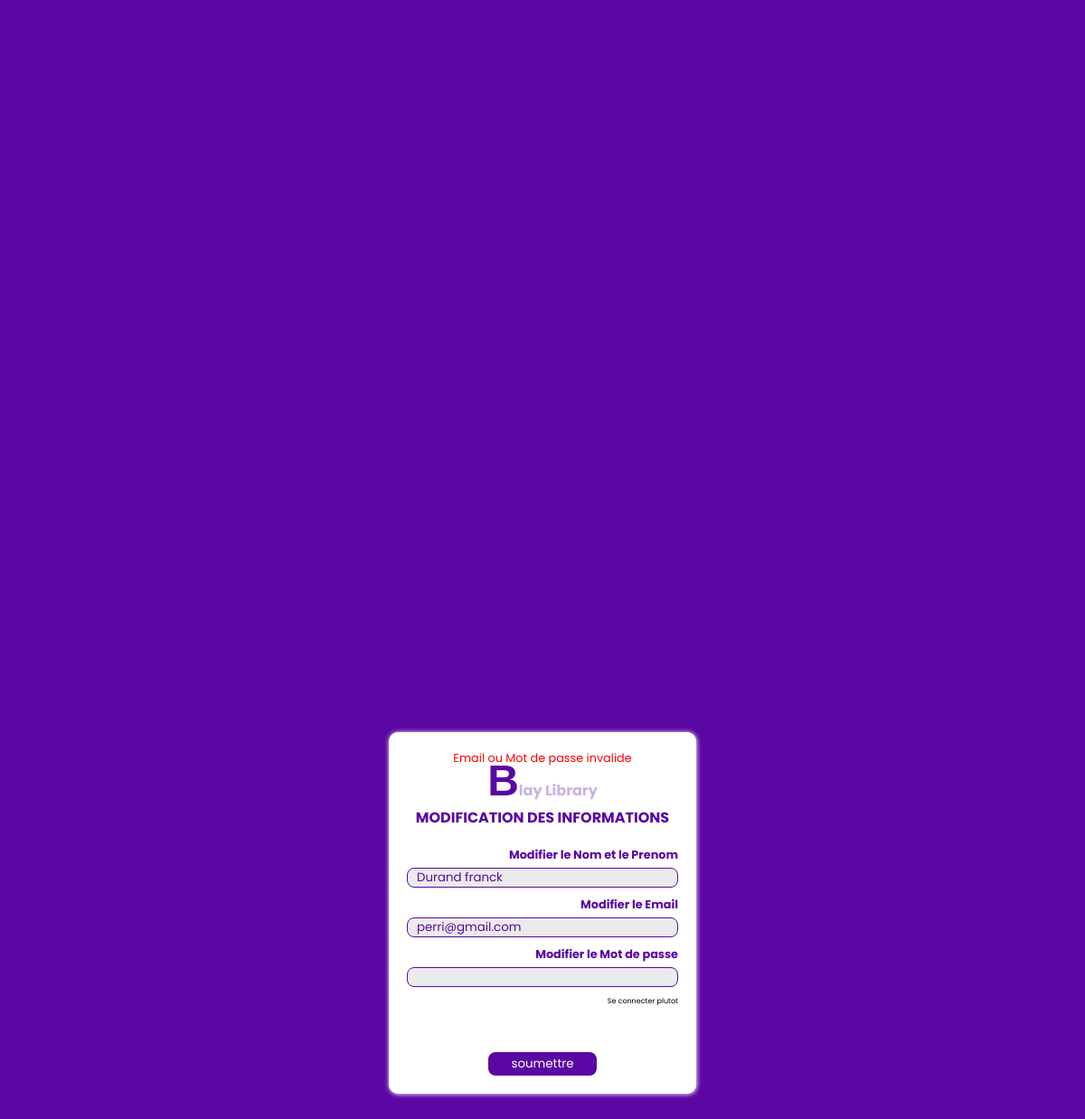
/update/8, run on an earlier commit of the app's database.
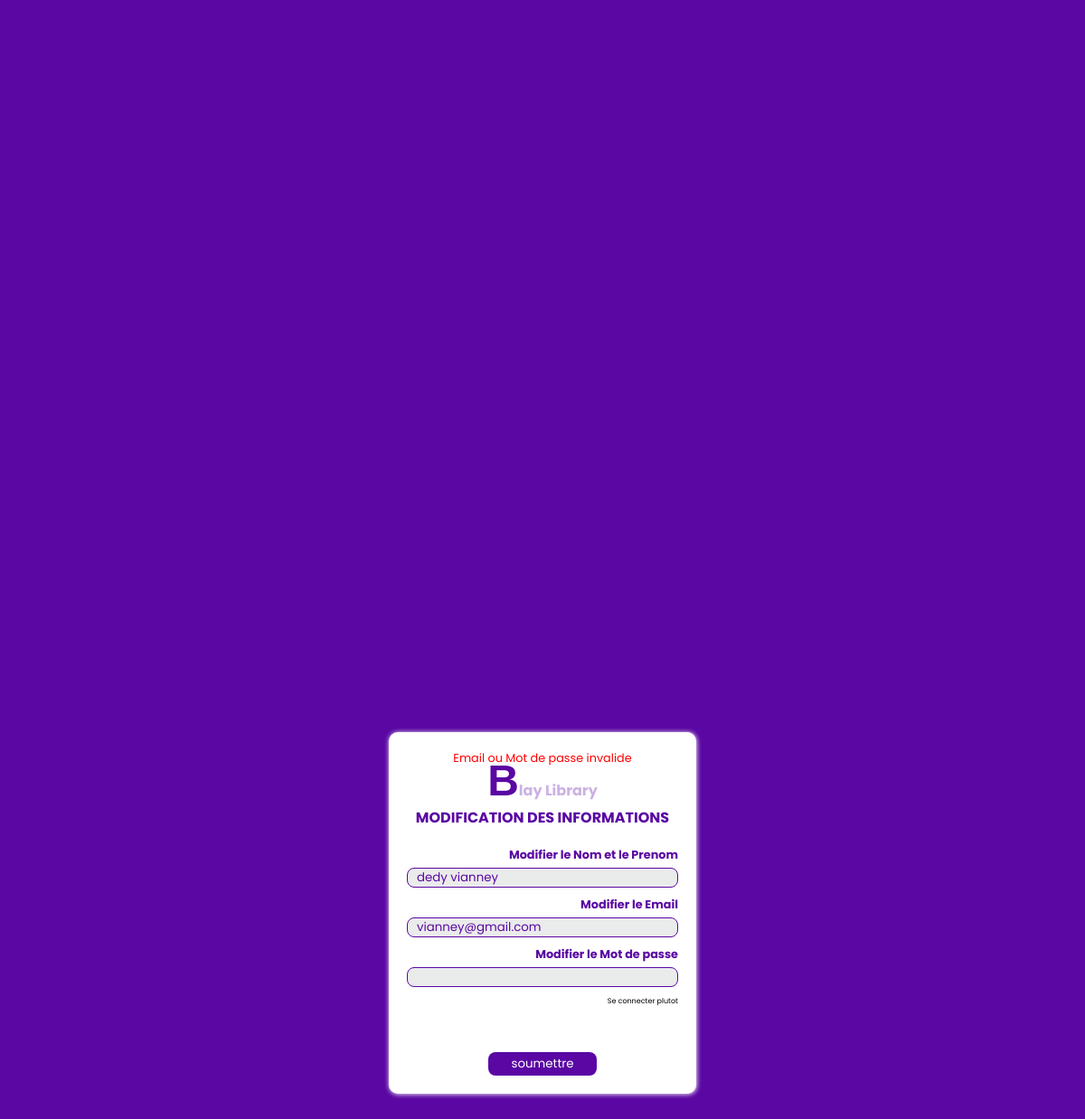
And on a later commit of the database.
### app.py (models this page shows, shortened)
class Profil(db.Model):
    id = db.Column(db.Integer, primary_key = True)
    first_name = db.Column(db.String(20), unique = False , nullable = False)
    last_name = db.Column(db.String(20), unique = True , nullable = False)
    age = db.Column(db.String(8),nullable = False)

### app.py (the view, shortened to what this page needs)
@app.route('/update/<int:id>', methods=['GET', 'POST'])
def update(id):
    user = Profil.query.get(id)
    eude = Profil.query.all()
    flash("Email ou Mot de passe invalide")
    return render_template('miseajour.html', user=user)

### templates/miseajour.html (shortened to what this page needs)
<!DOCTYPE html>
<html lang="en">
<head>
    <link rel="stylesheet" href="{{ url_for('static', filename='CSS/styles.css')}}">
</head>
<body>
    <header>
        <div class="dex2">
            <div class="mp">
                {% with messages = get_flashed_messages() %}
                    {% if messages %}
                    <ul style="text-align: center;">
                        {% for message in messages %}
                        <li style="color: red;list-style-type: none;font-size: 0.8rem;">{{ message }}</li>
                        {% endfor %}
                    </ul>
                    {% endif %}
                    {% endwith %}
                <div class="hea2">
                    <a href="/admining"><strong><p style="color: rgba(162, 117, 204, 0.555);"><span style="font-family: 'Gill Sans', 'Gill Sans MT', Calibri, 'Trebuchet MS', sans-serif;font-size: 3rem;color: rgb(90, 7, 163);">B</span>lay Library</p></strong></a>
                </div>
                <div class="hea2">
                    <h2 style="color: rgb(90, 7, 163);font-size: 1rem;margin-bottom: 10px;">MODIFICATION DES INFORMATIONS</h2>
                </div>
                <form action="{{url_for('update', id = user.id)}}" method="post" class="formulaire">
                    <label >Modifier le Nom et le Prenom</label>
                    <input required type="text" name="first_name" value="{{ user.first_name }}" id="">
                    <label >Modifier le Email</label>
                    <input required type="mail" name="last_name" value="{{ user.last_name }}" id="">
                    <label >Modifier le Mot de passe</label>
                    <input  required type="text" name="age" value="" id="{{ user.age }}" id="">
                    <a href="/pre" style="font-size: 0.5rem;color: black;padding-top: 10px;margin-bottom: 50px;">Se connecter plutot</a>
                    <button type="submit">soumettre</button>
                </form>
            </div>
        </div>
    </header>
</body>
</html>

What changed in the data, as far as the page shows it:
changed Profil: first_name "Durand franck" → "dedy vianney"; last_name "perri@gmail.com" → "vianney@gmail.com"
